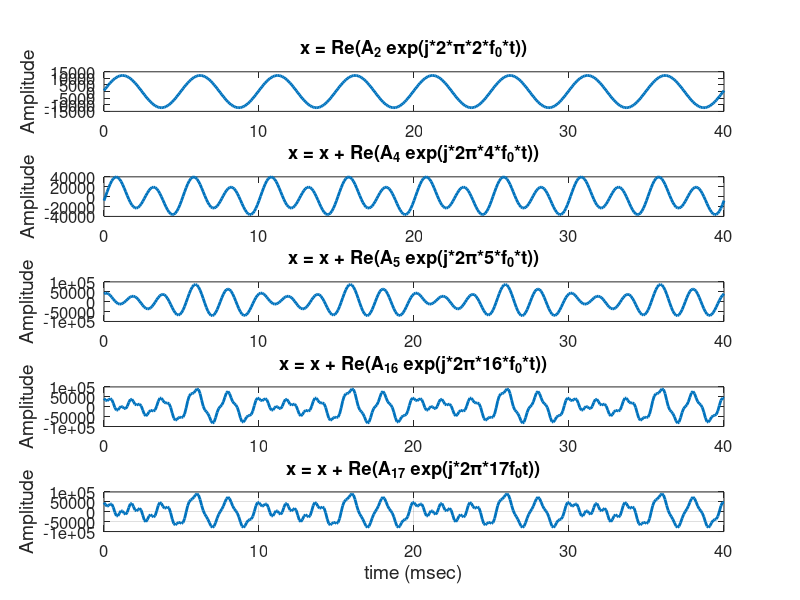

The MATLAB script that drew this image:
%% plot_signal_harmonics.m
%
% This script demonstrates how to plot the sinusoidal components of a complex signal
% x(t) = 0.0771*exp(j2*pi*100*t) - 0.8865*exp(j2*pi*200*t) + 4.8001*exp(-j2*pi*250*t) 
% + 0.1657*exp(-j2*pi*1600*t) + 0.4723*exp(-j2*pi*1700*t)

clear; close all; clc;

fs = 10000;
ZZ = 10000 * [ 0.0771 + 1i*1.2202;
              -0.8865 + 1i*2.8048;
               4.8001 - 1i*0.8995;
	           0.1657 - 1i*1.3520;
	           0.4723            ];
%
Fo = 100;
ff = Fo * [ 2, 4, 5, 16, 17 ];  %-- row
dur = 4/Fo;
tt = 0 : (1/fs) : dur;
xi =  exp( -2i*pi*tt'*ff );   %--- components
xx =  xi * ZZ;
%
dur_long = 1.5;
ttt = 0 : (1/fs) : dur_long;

tms = tt*1000;   %--- convert to msec

fh = figure('Units', 'normalized', 'Position', [0.1,0.1,0.4,0.8]);
subplot(5,1,1)
jkl = 1;
x1 = xi(:,jkl)*ZZ(jkl);
hp = plot(tms, real(x1));
set(hp, 'LineWidth', 2)
title('x = Re(A_2 exp(j*2*\pi*2*f_0*t))', 'FontSize', 16)
set(gca,'FontSize', 12)
ylabel('Amplitude', 'FontSize', 14)
xxx = real(exp(-2i*pi*ttt'*ff(jkl))*ZZ(jkl));
sound(xxx/max(abs(xxx)), fs);
disp('First harmonic played. Press any key to continue...')
pause()

jkl = 1:2;
x12 = xi(:,jkl) * ZZ(jkl);
subplot(5,1,2)
hp = plot(tms, real(x12));
set(hp,'LineWidth', 2)
title('x = x + Re(A_4 exp(j*2\pi*4*f_0*t))', 'FontSize', 16)
set(gca,'FontSize', 12)
ylabel('Amplitude', 'FontSize', 14)
xxx = real(exp(-2i*pi*ttt'*ff(jkl))*ZZ(jkl));
sound( xxx/max(abs(xxx)), fs);
disp('Two harmonics played. Press any key to continue')
pause()

%----------
jkl = 1:3;
x123 = xi(:,jkl) * ZZ(jkl);
subplot(5,1,3)
hp = plot( tms, real(x123) );
set(hp,'LineWidth',2)
title('x = x + Re(A_5 exp(j*2\pi*5*f_0*t))', 'FontSize',16)
set(gca,'FontSize',12)
ylabel('Amplitude','FontSize',14)
xxx = real(exp( -2i*pi*ttt'*ff(jkl) )*ZZ(jkl));
sound( xxx/max(abs(xxx)), fs);
disp('Three harmonics played. Press any key to continue')
pause()

%
jkl = 1:4;
x1234 = xi(:,jkl) * ZZ(jkl);
subplot(5,1,4)
hp = plot(tms, real(x1234));
set(hp,'LineWidth', 2)
title('x = x + Re(A_{16} exp(j*2\pi*16*f_0*t))', 'FontSize', 16)
set(gca,'FontSize', 12)
ylabel('Amplitude','FontSize', 14)
xxx = real(exp(-2i*pi*ttt'*ff(jkl))*ZZ(jkl));
sound( xxx/max(abs(xxx)), fs);
disp('Four harmonics played. Press any key to continue')
pause()

%------
subplot(5,1,5)
hp = plot(tms, real(xx));
grid on;
set(hp,'LineWidth', 2)
title('x = x + Re(A_{17} exp(j*2\pi*17f_0t))', 'FontSize', 16)
set(gca, 'FontSize', 12)
xlabel('time (msec)', 'FontSize', 14);
ylabel('Amplitude', 'FontSize', 14)
jkl = 1:5;
xxx = real(exp(-2i*pi*ttt'*ff(jkl))*ZZ(jkl));
sound( xxx/max(abs(xxx)), fs);
disp('Five harmonics played')
